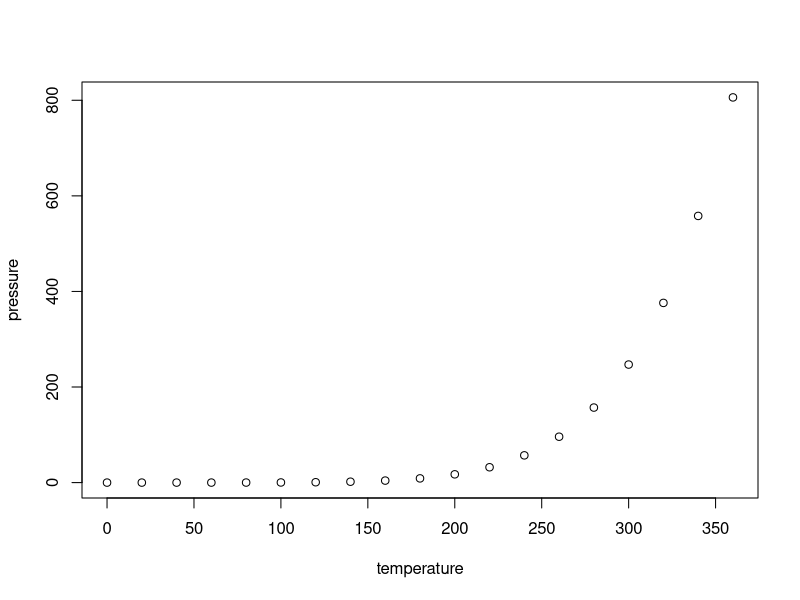
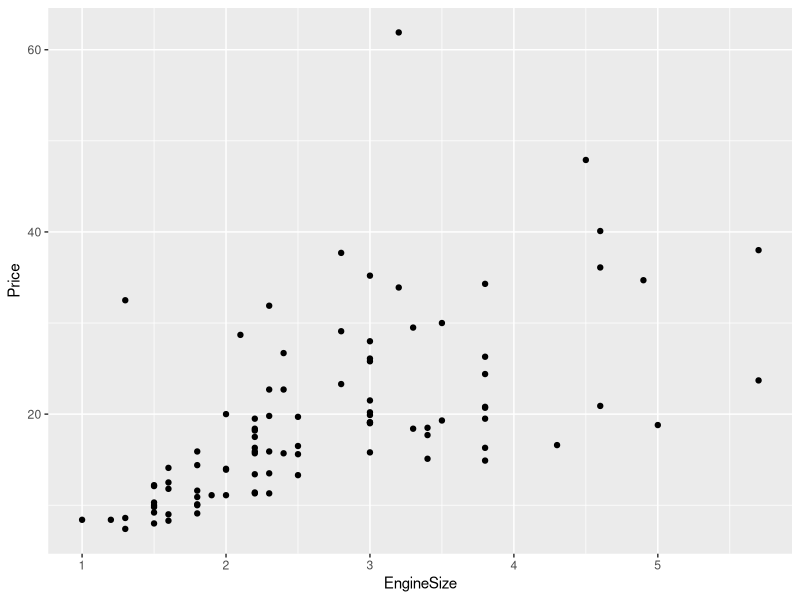
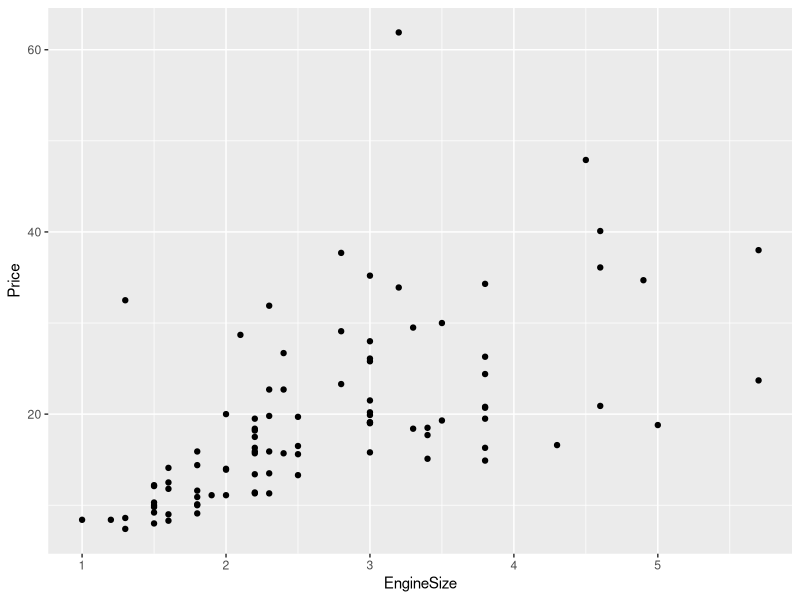
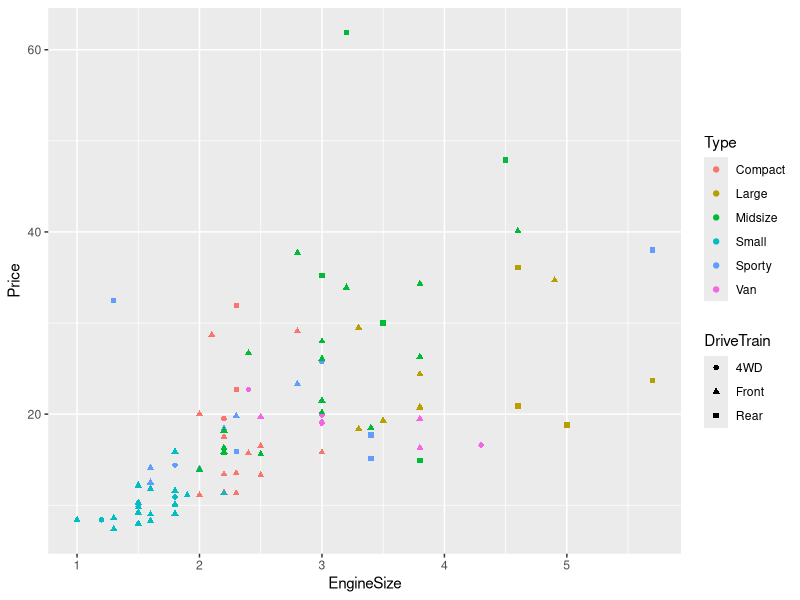

Recreate these plots in R, in order. (Note: this script raises an error after producing the figures.)
## ---- chunk 1
knitr::opts_chunk$set(echo = TRUE)
## ---- chunk 2
summary(cars)
## ---- chunk 3
plot(pressure)
## ---- chunk 4
library(MASS)
library(lattice)
library(ggplot2)
str(Cars93)

## ---- chunk 5
qplot(x = EngineSize, y = Price, data = Cars93)
## ---- chunk 6
ggplot(Cars93, aes(x = EngineSize, y = Price)) + geom_point()
## ---- chunk 7
ggplot(Cars93, aes(x = EngineSize, y = Price, colour = Type, shape = DriveTrain)) + geom_point()
## ---- chunk 8
birthwt <- transform(birthwt, 
            race = as.factor(mapvalues(race, c(1, 2, 3), 
                              c("white","black", "other"))),
            mother.smokes = as.factor(mapvalues(mother.smokes, c(0,1), c("no", "yes"))),
            hypertension = as.factor(mapvalues(hypertension, 
                              c(0,1), c("no", "yes"))),
            uterine.irr = as.factor(mapvalues(uterine.irr, 
                              c(0,1), c("no", "yes")))
            )

